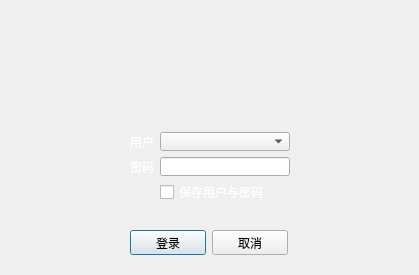
<?xml version="1.0" encoding="UTF-8"?>
<ui version="4.0">
 <class>QDlgLogin</class>
 <widget class="QDialog" name="QDlgLogin">
  <property name="geometry">
   <rect>
    <x>0</x>
    <y>0</y>
    <width>419</width>
    <height>275</height>
   </rect>
  </property>
  <property name="windowTitle">
   <string>用户登录</string>
  </property>
  <property name="autoFillBackground">
   <bool>false</bool>
  </property>
  <property name="styleSheet">
   <string notr="true"/>
  </property>
  <property name="sizeGripEnabled">
   <bool>false</bool>
  </property>
  <widget class="QWidget" name="formLayoutWidget">
   <property name="geometry">
    <rect>
     <x>130</x>
     <y>132</y>
     <width>160</width>
     <height>91</height>
    </rect>
   </property>
   <layout class="QFormLayout" name="formLayout">
    <item row="0" column="0">
     <widget class="QLabel" name="label">
      <property name="styleSheet">
       <string notr="true">background-image:url();
color: rgb(255, 255, 255);</string>
      </property>
      <property name="text">
       <string>用户</string>
      </property>
     </widget>
    </item>
    <item row="0" column="1">
     <widget class="QComboBox" name="cbxUser">
      <property name="styleSheet">
       <string notr="true">background-image:url();</string>
      </property>
     </widget>
    </item>
    <item row="1" column="1">
     <widget class="QLineEdit" name="edtPwd">
      <property name="styleSheet">
       <string notr="true">background-image:url();</string>
      </property>
     </widget>
    </item>
    <item row="2" column="1">
     <widget class="QCheckBox" name="chkSavePwdUsr">
      <property name="styleSheet">
       <string notr="true">background-image:url();
color: rgb(255, 255, 255);</string>
      </property>
      <property name="text">
       <string>保存用户与密码</string>
      </property>
     </widget>
    </item>
    <item row="1" column="0">
     <widget class="QLabel" name="label_2">
      <property name="styleSheet">
       <string notr="true">background-image:url();
color: rgb(255, 255, 255);</string>
      </property>
      <property name="text">
       <string>密码</string>
      </property>
     </widget>
    </item>
    <item row="3" column="1">
     <widget class="QLabel" name="lblTip">
      <property name="font">
       <font>
        <pointsize>10</pointsize>
        <weight>75</weight>
        <bold>true</bold>
       </font>
      </property>
      <property name="styleSheet">
       <string notr="true">background-image:url();
color: rgb(255, 0, 0);</string>
      </property>
      <property name="text">
       <string/>
      </property>
      <property name="alignment">
       <set>Qt::AlignCenter</set>
      </property>
     </widget>
    </item>
   </layout>
  </widget>
  <widget class="QWidget" name="layoutWidget">
   <property name="geometry">
    <rect>
     <x>130</x>
     <y>230</y>
     <width>158</width>
     <height>25</height>
    </rect>
   </property>
   <layout class="QHBoxLayout" name="horizontalLayout">
    <item>
     <widget class="QPushButton" name="btnOK">
      <property name="minimumSize">
       <size>
        <width>75</width>
        <height>23</height>
       </size>
      </property>
      <property name="styleSheet">
       <string notr="true">background-image:url();</string>
      </property>
      <property name="text">
       <string>登录</string>
      </property>
     </widget>
    </item>
    <item>
     <widget class="QPushButton" name="btnCancel">
      <property name="minimumSize">
       <size>
        <width>75</width>
        <height>23</height>
       </size>
      </property>
      <property name="styleSheet">
       <string notr="true">background-image:url();</string>
      </property>
      <property name="text">
       <string>取消</string>
      </property>
     </widget>
    </item>
   </layout>
  </widget>
 </widget>
 <resources/>
 <connections/>
</ui>
